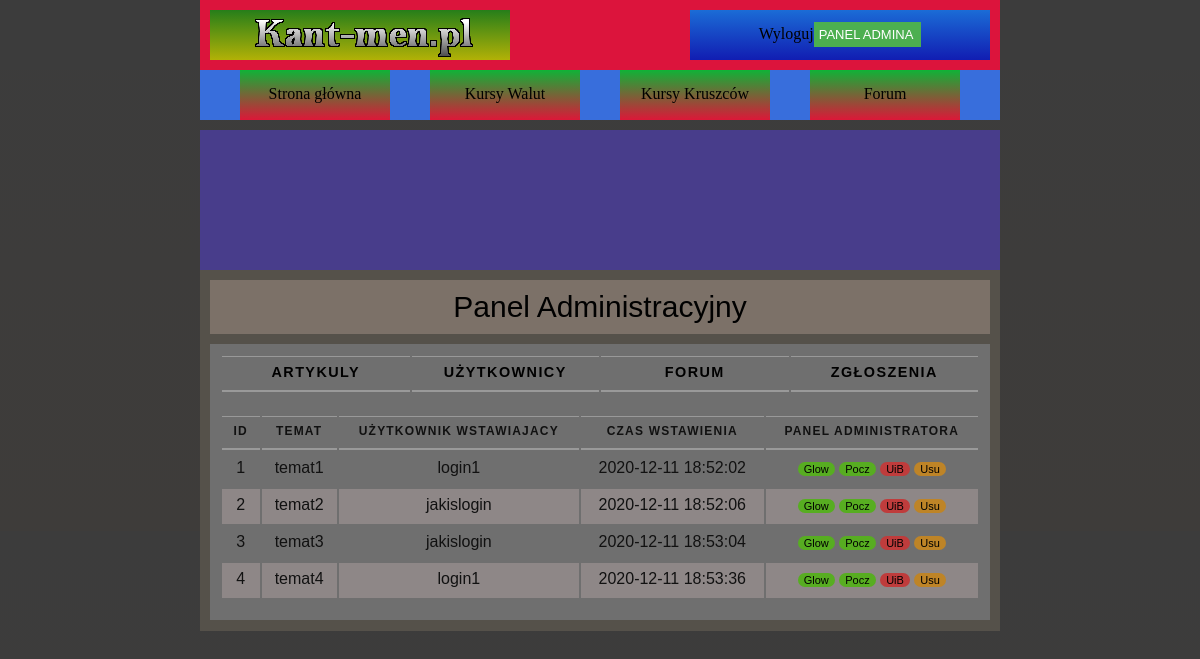
Screenshot of /panel_admin_a.php with the database file from the repository.
### tables this page shows
CREATE TABLE `artykul` (
  `ID_ARTYKULU` int(10) NOT NULL,
  `ZDJECIE_ARTYKUL` blob DEFAULT NULL,
  `TEMAT` varchar(100) NOT NULL,
  `TRESC` longtext NOT NULL,
  `DATA` timestamp NOT NULL DEFAULT current_timestamp(),
  `ID_AUTOR` int(10) NOT NULL
);

CREATE TABLE `user` (
  `ID_USER` int(10) NOT NULL,
  `LOGIN` varchar(20) NOT NULL,
  `HASLO` char(64) NOT NULL,
  `IMIE` varchar(50) NOT NULL,
  `NAZWISKO` varchar(50) NOT NULL,
  `EMAIL` varchar(50) NOT NULL,
  `WIEK` int(10) NOT NULL,
  `MIASTO` varchar(50) NOT NULL,
  `KRAJ` varchar(50) NOT NULL,
  `OPIS_PROFILU` text DEFAULT NULL,
  `ZDJECIE` blob DEFAULT NULL,
  `STW_WATKI` int(10) NOT NULL DEFAULT 0,
  `LICZ_KOMENTARZY` int(10) NOT NULL DEFAULT 0,
  `UPRAWNIENIA` varchar(10) NOT NULL DEFAULT 'USER'
);

### panel_admin_a.php (the view, shortened to what this page needs)
<!DOCTYPE HTML>
<html>
<head>
    <link href="CSS/styleGlowne.css" rel="stylesheet" type="text/css">
    <link href="CSS/stylePanelAdmina.css" rel="stylesheet" type="text/css">
</head>
<body>
<?php
include_once('rysowanieMenu.php');
?>
<main>
    <article class="artykol">
        <div class="tytul_artykulu">
            Panel Administracyjny
        </div>
        <section class="sekcja">
            <table>
                <tr>
                    <th class="panel_artykuly">
                        <a href="panel_admin_a.php">Artykuly</a>
                    </th>
                    <th class="panel_uzytkownicy">
                        <a href="panel_admin_u.php">Użytkownicy</a>
                    </th>
                    <th class="panel_forum">
                        <a href="panel_admin_f.php">Forum</a>
                    </th>
                    <th class="panel_zgloszenia">
                        <a href="panel_admin_z.php">Zgłoszenia</a>
                    </th>
                </tr>
            </table>
            <?php
            require_once "polaczeniezMySQL.php";
            $polaczenie = @new mysqli($host,$db_user,$db_password,$db_name);
            if($polaczenie->connect_errno!=0)
            {
                echo "Error: ".$polaczenie->connect_errno;
            }
            else
            {
            $rezultat = $polaczenie->query("SELECT * FROM artykul");
            if(!$rezultat)
            {
                throw new Exception($polaczenie->error);
            }
            else
            {
            $iterator = 0;
            ?>
            <div class="tabliczki">
                <table>
                    <tr>
                        <th class="ID">ID</th>
                        <th class="uzytkownik_wst">Temat</th>
                        <th class="czas_wstawienia">Użytkownik wstawiajacy</th>
                        <th class="liczba_odwiedzin">Czas wstawienia</th>
                        <th class="panel_admin">Panel Administratora</th>
                    </tr>
                    <?php
                    while($row = mysqli_fetch_array($rezultat))
                    {
                        $rezultat_loginu = mysqli_fetch_array($polaczenie->query("SELECT * FROM user WHERE ID_USER=".$row['ID_AUTOR']));
                        if(($iterator%2)==0)
                        {
                            ?>
                            <tr>
                            <td class="ID"><?php echo $row['ID_ARTYKULU'];?></td>
                            <td class="uzytkownik_wst"><?php echo '<a href="watek.php?id='.$row['ID_ARTYKULU'].'">'.$row['TEMAT'].'</a>' ;?></td>
                            <td class="czas_wstawienia"><?php echo'<a href="profilowe.php?user='.$rezultat_loginu['ID_USER'].'">'.$rezultat_loginu['LOGIN'].'</a>';?></td>
                            <td class="liczba_odwiedzin"><?php echo $row['DATA'];?></td>
                            <td class="panel_admin">
                                <a><button type="button" class="mute_glowna" name="butt_glowna" method="post">Glow</button></a>
                                <a><button type="button" class="mute_glowna" name="butt_glowna" method="post">Pocz</button></a>
                                <a><button type="button" class="ban_button" name="butt_ban" method="post">UiB</button></a>
                                <a ><button type="button" class="del_button" name="butt_del" method="post">Usu</button></a>
                            </td>
                            </tr>
                            <?php
                            }
                            else
                            {
                            ?>
                            <tr class="codrugi">
                                <td class="ID"><?php echo $row['ID_ARTYKULU'];?></td>
                                <td class="uzytkownik_wst"><?php echo '<a href="watek.php?id='.$row['ID_ARTYKULU'].'">'.$row['TEMAT'].'</a>' ;?></td>
                                <td class="czas_wstawienia"><?php echo'<a href="profilowe.php?user='.$rezultat_loginu['ID_USER'].'">'.$rezultat_loginu['LOGIN'].'</a>';?></td>
                                <td class="liczba_odwiedzin"><?php echo $row['DATA'];?></td>
                                <td class="panel_admin">
                                    <a><button type="button" class="mute_glowna" name="butt_glowna" method="post">Glow</button></a>
                                    <a><button type="button" class="mute_glowna" name="butt_glowna" method="post">Pocz</button></a>
                                    <a><button type="button" class="ban_button" name="butt_ban" method="post">UiB</button></a>
                                    <a ><button type="button" class="del_button" name="butt_del" method="post">Usu</button></a>
                                </td>
                            </tr>
                            <?php
                        }
                        $iterator++;
                    }
                    }
                    }
                    ?>
                </table>
            </div>
        </section>
    </article>
</main>
</body>
</html>

### CSS/styleGlowne.css (style rules this page uses)
body { background-color: #ffaf5c; justify-content: center; align-items: center; }
main { background-color: darkslateblue; margin-left: auto; margin-right: auto; width: 1000px; height: auto; margin-top: 130px; align-items: center; }

### CSS/stylePanelAdmina.css (style rules this page uses)
body { background-image: linear-gradient(#3c3c3c, #3e3c3a); }
main { background-color: darkslateblue; width: 800px; }
.artykol { background-color:rgb(85, 81, 74); position:relative; top: 140px; padding-bottom: 1px; margin-bottom: 40px; margin-left: auto; margin-right: auto; }
.sekcja { position:relative; background-color: rgb(111, 111, 111); margin: 20px 10px 10px 10px; padding: 10px 10px 10px 10px; text-align: center; }
a { text-decoration: none; color: inherit; }
.tytul_artykulu { position: relative; background-color:rgb(124, 113, 104); width: auto; margin: 10px; padding: 10px; text-align: center; font-family: Impact,Arial,sans-serif; font-size: 30px; top: 10px; }
.tabliczki { color: #111111; margin: 20px auto 10px auto; }
table { width: 760px; font-family: Arial, Verdana, sans-serif; }
th, td { padding: 7px 10px 10px 10px; }
th { text-transform: uppercase; letter-spacing: 0.1em; font-size: 90%; border-bottom: 2px solid #999; border-top: 1px solid #999; text-align: center; }
tr.codrugi { background-color: #8e8787; }
td.panel_admin ,td.wstawione_memy,td.liczba_odwiedzin { text-align: center; }
th.panel_uzytkownicy, th.panel_forum, th.panel_artykuly, th.panel_zgloszenia { width: 25%; }
th.ID,th.uzytkownik_wst, th.czas_wstawienia,th.liczba_odwiedzin,th.panel_admin { font-size: 12px; }
.ban_button,.mute_button,.mute_glowna,.del_button,.mod_button { border: none; border-radius: 50px; transition: background .6s; font-size: 11px; }
.ban_button { background-color: #bf3c3c; }
.mute_glowna,.mute_button { background-color: #57ad21; }
.del_button { background-color: #be8427; }

### rows the page displays
artykul: ID_ARTYKULU "1", TEMAT "temat1", user.LOGIN "login1", DATA "2020-12-11 18:52:02"
artykul: ID_ARTYKULU "2", TEMAT "temat2", user.LOGIN "jakislogin", DATA "2020-12-11 18:52:06"
artykul: ID_ARTYKULU "3", TEMAT "temat3", user.LOGIN "jakislogin", DATA "2020-12-11 18:53:04"
artykul: ID_ARTYKULU "4", TEMAT "temat4", user.LOGIN "login1", DATA "2020-12-11 18:53:36"
